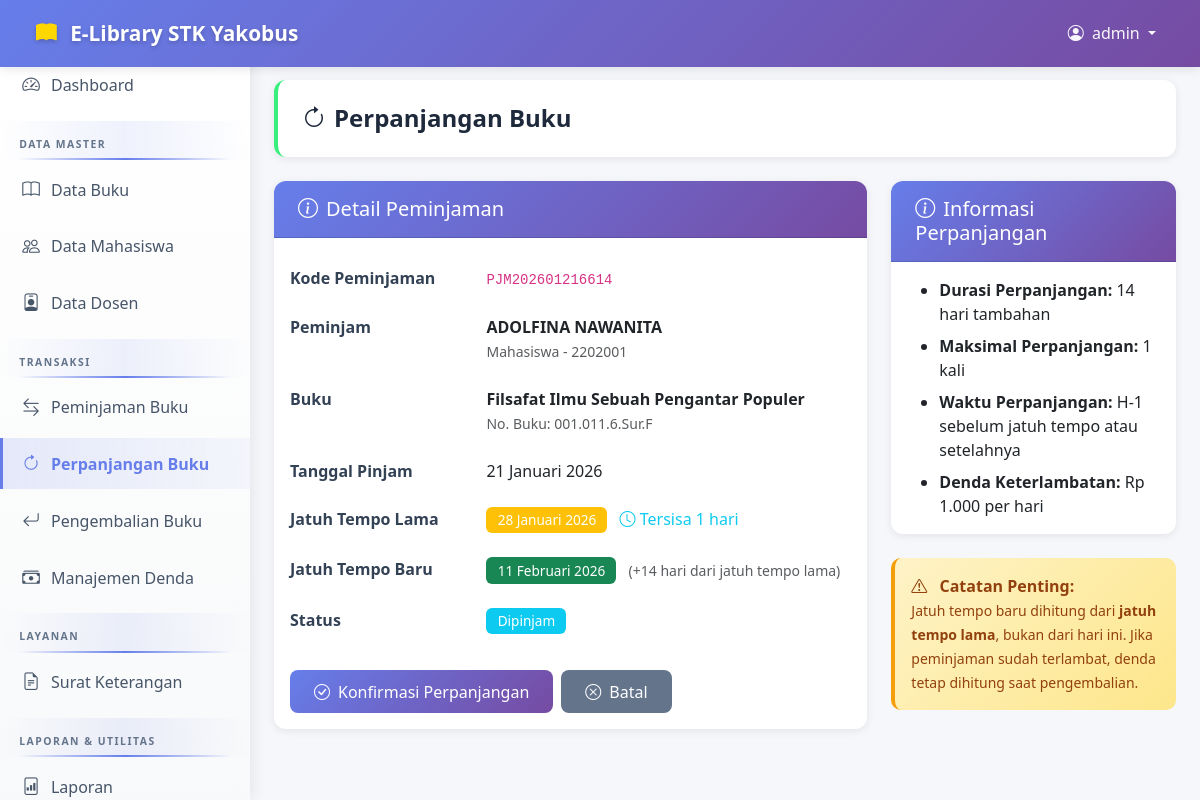
Screenshot of /modules/perpanjangan/add.php?id=44 (signed in) with the database file from the repository.
### tables this page shows
CREATE TABLE `peminjaman` (
  `id` int(11) NOT NULL AUTO_INCREMENT,
  `kode_peminjaman` varchar(50) NOT NULL,
  `jenis_peminjam` enum('mahasiswa','dosen') NOT NULL,
  `peminjam_id` int(11) NOT NULL,
  `buku_id` int(11) NOT NULL,
  `tanggal_pinjam` date NOT NULL,
  `tanggal_jatuh_tempo` date NOT NULL,
  `tanggal_kembali` date DEFAULT NULL,
  `status` enum('dipinjam','diperpanjang','dikembalikan','terlambat') DEFAULT 'dipinjam',
  `denda` int(11) DEFAULT 0,
  `created_at` timestamp NOT NULL DEFAULT current_timestamp(),
  `updated_at` timestamp NOT NULL DEFAULT current_timestamp() ON UPDATE current_timestamp(),
  PRIMARY KEY (`id`),
  UNIQUE KEY `kode_peminjaman` (`kode_peminjaman`),
  KEY `buku_id` (`buku_id`),
  CONSTRAINT `peminjaman_ibfk_1` FOREIGN KEY (`buku_id`) REFERENCES `buku` (`id`) ON DELETE CASCADE
);

CREATE TABLE `mahasiswa` (
  `id` int(11) NOT NULL AUTO_INCREMENT,
  `nim` varchar(20) NOT NULL,
  `nama` varchar(255) NOT NULL,
  `program_studi` varchar(100) NOT NULL,
  `angkatan` varchar(10) NOT NULL,
  `no_hp` varchar(20) DEFAULT NULL,
  `foto` varchar(255) DEFAULT NULL,
  `created_at` timestamp NOT NULL DEFAULT current_timestamp(),
  `updated_at` timestamp NOT NULL DEFAULT current_timestamp() ON UPDATE current_timestamp(),
  PRIMARY KEY (`id`),
  UNIQUE KEY `nim` (`nim`)
);

CREATE TABLE `buku` (
  `id` int(11) NOT NULL AUTO_INCREMENT,
  `nomor_buku` varchar(50) NOT NULL,
  `judul` varchar(255) NOT NULL,
  `pengarang` varchar(255) NOT NULL,
  `penerbit` varchar(255) DEFAULT NULL,
  `tahun_terbit` year(4) DEFAULT NULL,
  `stok` int(11) DEFAULT 0,
  `stok_tersedia` int(11) DEFAULT 0,
  `created_at` timestamp NOT NULL DEFAULT current_timestamp(),
  `updated_at` timestamp NOT NULL DEFAULT current_timestamp() ON UPDATE current_timestamp(),
  PRIMARY KEY (`id`),
  UNIQUE KEY `nomor_buku` (`nomor_buku`)
);

### config/functions.php (called while the page is built, shortened)
<?php
function formatTanggalIndo($tanggal) {
    $bulan = array(
        1 => 'Januari', 'Februari', 'Maret', 'April', 'Mei', 'Juni',
        'Juli', 'Agustus', 'September', 'Oktober', 'November', 'Desember'
    );
    $pecahkan = explode('-', $tanggal);
    return $pecahkan[2] . ' ' . $bulan[(int)$pecahkan[1]] . ' ' . $pecahkan[0];
}
function getNamaPeminjam($conn, $jenis, $id) {
    if ($jenis == 'mahasiswa') {
        $query = "SELECT nama FROM mahasiswa WHERE id = ?";
    } else {
        $query = "SELECT nama FROM dosen WHERE id = ?";
    }
    $stmt = $conn->prepare($query);
    $stmt->bind_param("i", $id);
    $stmt->execute();
    $stmt->bind_result($nama);
    if ($stmt->fetch()) {
        return $nama;
    }
    return '-';
}
function getIdentifierPeminjam($conn, $jenis, $id) {
    if ($jenis == 'mahasiswa') {
        $query = "SELECT nim as identifier FROM mahasiswa WHERE id = ?";
    } else {
        $query = "SELECT nuptk as identifier FROM dosen WHERE id = ?";
    }
    $stmt = $conn->prepare($query);
    $stmt->bind_param("i", $id);
    $stmt->execute();
    $stmt->bind_result($identifier);
    if ($stmt->fetch()) {
        return $identifier;
    }
    return '-';
}
?>

### modules/perpanjangan/add.php (the view, shortened to what this page needs)
<?php
require_once '../../config/database.php';
require_once '../../config/functions.php';
$id = isset($_GET['id']) ? intval($_GET['id']) : 0;
$query = "SELECT p.id, p.kode_peminjaman, p.jenis_peminjam, p.peminjam_id, p.buku_id,
          p.tanggal_pinjam, p.tanggal_jatuh_tempo, p.tanggal_kembali, p.status, p.denda,
          b.judul, b.nomor_buku,
          (SELECT COUNT(*) FROM perpanjangan WHERE peminjaman_id = p.id) as jumlah_perpanjangan
          FROM peminjaman p
          JOIN buku b ON p.buku_id = b.id
          WHERE p.id = ? AND p.status IN ('dipinjam', 'terlambat')";
$stmt = $conn->prepare($query);
$stmt->bind_param("i", $id);
$stmt->execute();
$stmt->bind_result($pjm_id, $pjm_kode, $pjm_jenis, $pjm_peminjam_id, $pjm_buku_id,
                   $pjm_tgl_pinjam, $pjm_tgl_tempo, $pjm_tgl_kembali, $pjm_status, $pjm_denda,
                   $pjm_judul, $pjm_nomor, $pjm_jumlah_perpanjangan);
$pinjam = array(
    'id' => $pjm_id,
    'kode_peminjaman' => $pjm_kode,
    'jenis_peminjam' => $pjm_jenis,
    'peminjam_id' => $pjm_peminjam_id,
    'buku_id' => $pjm_buku_id,
    'tanggal_pinjam' => $pjm_tgl_pinjam,
    'tanggal_jatuh_tempo' => $pjm_tgl_tempo,
    'tanggal_kembali' => $pjm_tgl_kembali,
    'status' => $pjm_status,
    'denda' => $pjm_denda,
    'judul' => $pjm_judul,
    'nomor_buku' => $pjm_nomor,
    'jumlah_perpanjangan' => $pjm_jumlah_perpanjangan
);
$today = new DateTime();
$jatuh_tempo = new DateTime($pinjam['tanggal_jatuh_tempo']);
$diff = $today->diff($jatuh_tempo);
$hari_tersisa = $jatuh_tempo >= $today ? $diff->days : -$diff->days;
$nama_peminjam = getNamaPeminjam($conn, $pinjam['jenis_peminjam'], $pinjam['peminjam_id']);
$identifier = getIdentifierPeminjam($conn, $pinjam['jenis_peminjam'], $pinjam['peminjam_id']);
$tgl_tempo_lama = $pinjam['tanggal_jatuh_tempo'];
$tgl_tempo_baru = date('Y-m-d', strtotime($tgl_tempo_lama . ' +14 days'));
$keterlambatan = 0;
?>
<!DOCTYPE html>
<html lang="id">
<head>
    <link href="https://cdn.jsdelivr.net/npm/bootstrap@5.3.0/dist/css/bootstrap.min.css" rel="stylesheet">
    <link rel="stylesheet" href="https://cdn.jsdelivr.net/npm/bootstrap-icons@1.10.0/font/bootstrap-icons.css">
</head>
<body>
    <nav class="navbar navbar-expand-lg fixed-top">
        <div class="container-fluid">
            <a class="navbar-brand" href="<?= BASE_URL ?>dashboard.php">
                <i class="bi bi-book-fill me-2"></i>
                <strong>E-Library STK Yakobus</strong>
            </a>
            <div class="collapse navbar-collapse">
                <ul class="navbar-nav ms-auto">
                    <li class="nav-item dropdown">
                        <a class="nav-link dropdown-toggle" href="#" role="button" data-bs-toggle="dropdown">
                            <i class="bi bi-person-circle me-1"></i>
                            <?= $_SESSION['admin_username'] ?>
                        </a>
                    </li>
                </ul>
            </div>
        </div>
    </nav>
    <nav class="sidebar">
        <ul class="nav flex-column">
            <li class="nav-item">
                <a class="nav-link" href="<?= BASE_URL ?>dashboard.php">
                    <i class="bi bi-speedometer2"></i>Dashboard
                </a>
            </li>
            <li class="sidebar-heading">DATA MASTER</li>
            <li class="nav-item">
                <a class="nav-link" href="<?= BASE_URL ?>modules/buku/index.php">
                    <i class="bi bi-book"></i>Data Buku
                </a>
            </li>
            <li class="nav-item">
                <a class="nav-link" href="<?= BASE_URL ?>modules/mahasiswa/index.php">
                    <i class="bi bi-people"></i>Data Mahasiswa
                </a>
            </li>
            <li class="nav-item">
                <a class="nav-link" href="<?= BASE_URL ?>modules/dosen/index.php">
                    <i class="bi bi-person-badge"></i>Data Dosen
                </a>
            </li>
            <li class="sidebar-heading">TRANSAKSI</li>
            <li class="nav-item">
                <a class="nav-link" href="<?= BASE_URL ?>modules/peminjaman/index.php">
                    <i class="bi bi-arrow-left-right"></i>Peminjaman Buku
                </a>
            </li>
            <li class="nav-item">
                <a class="nav-link active" href="<?= BASE_URL ?>modules/perpanjangan/index.php">
                    <i class="bi bi-arrow-clockwise"></i>Perpanjangan Buku
                </a>
            </li>
            <li class="nav-item">
                <a class="nav-link" href="<?= BASE_URL ?>modules/pengembalian/index.php">
                    <i class="bi bi-arrow-return-left"></i>Pengembalian Buku
                </a>
            </li>
            <li class="nav-item">
                <a class="nav-link" href="<?= BASE_URL ?>modules/denda/index.php">
                    <i class="bi bi-cash-stack"></i>Manajemen Denda
                </a>
            </li>
            <li class="sidebar-heading">LAYANAN</li>
            <li class="nav-item">
                <a class="nav-link" href="<?= BASE_URL ?>modules/surat_keterangan/index.php">
                    <i class="bi bi-file-earmark-text"></i>Surat Keterangan
                </a>
            </li>
            <li class="sidebar-heading">LAPORAN & UTILITAS</li>
            <li class="nav-item">
                <a class="nav-link" href="<?= BASE_URL ?>modules/laporan/index.php">
                    <i class="bi bi-file-bar-graph"></i>Laporan
                </a>
            </li>
        </ul>
    </nav>
    <main class="main-content">
        <div class="page-header">
            <h1><i class="bi bi-arrow-clockwise me-2"></i>Perpanjangan Buku</h1>
        </div>
        <div class="row">
            <div class="col-lg-8">
                <div class="card">
                    <div class="card-header">
                        <h5><i class="bi bi-info-circle me-2"></i>Detail Peminjaman</h5>
                    </div>
                    <div class="card-body">
                        <table class="table table-borderless">
                            <tr>
                                <th width="35%">Kode Peminjaman</th>
                                <td><code><?= $pinjam['kode_peminjaman'] ?></code></td>
                            </tr>
                            <tr>
                                <th>Peminjam</th>
                                <td>
                                    <strong><?= $nama_peminjam ?></strong><br>
                                    <small class="text-muted"><?= ucfirst($pinjam['jenis_peminjam']) ?> - <?= $identifier ?></small>
                                </td>
                            </tr>
                            <tr>
                                <th>Buku</th>
                                <td>
                                    <strong><?= $pinjam['judul'] ?></strong><br>
                                    <small class="text-muted">No. Buku: <?= $pinjam['nomor_buku'] ?></small>
                                </td>
                            </tr>
                            <tr>
                                <th>Tanggal Pinjam</th>
                                <td><?= formatTanggalIndo($pinjam['tanggal_pinjam']) ?></td>
                            </tr>
                            <tr>
                                <th>Jatuh Tempo Lama</th>
                                <td>
                                    <span class="badge bg-<?= $hari_tersisa < 0 ? 'danger' : 'warning' ?>">
                                        <?= formatTanggalIndo($tgl_tempo_lama) ?>
                                    </span>
                                    <?php if ($hari_tersisa < 0): ?>
                                        <span class="text-danger ms-2">
                                            <i class="bi bi-exclamation-triangle"></i>
                                            Terlambat <?= $keterlambatan ?> hari
                                        </span>
                                    <?php else: ?>
                                        <span class="text-info ms-2">
                                            <i class="bi bi-clock"></i>
                                            Tersisa <?= $hari_tersisa ?> hari
                                        </span>
                                    <?php endif; ?>
                                </td>
                            </tr>
                            <tr>
                                <th>Jatuh Tempo Baru</th>
                                <td>
                                    <span class="badge bg-success">
                                        <?= formatTanggalIndo($tgl_tempo_baru) ?>
                                    </span>
                                    <small class="text-muted ms-2">(+14 hari dari jatuh tempo lama)</small>
                                </td>
                            </tr>
                            <tr>
                                <th>Status</th>
                                <td>
                                    <span class="badge bg-<?= $pinjam['status'] == 'terlambat' ? 'danger' : 'info' ?>">
                                        <?= ucfirst($pinjam['status']) ?>
                                    </span>
                                </td>
                            </tr>
                        </table>
                        <form method="POST" action="" onsubmit="return confirm('Yakin ingin melakukan perpanjangan?')">
                            <div class="d-flex gap-2 mt-4">
                                <button type="submit" class="btn btn-primary">
                                    <i class="bi bi-check-circle me-2"></i>Konfirmasi Perpanjangan
                                </button>
                                <a href="index.php" class="btn btn-secondary">
                                    <i class="bi bi-x-circle me-2"></i>Batal
                                </a>
                            </div>
                        </form>
                    </div>
                </div>
            </div>
            <div class="col-lg-4">
                <div class="card">
                    <div class="card-header">
                        <h5><i class="bi bi-info-circle me-2"></i>Informasi Perpanjangan</h5>
                    </div>
                    <div class="card-body">
                        <ul class="mb-0">
                            <li class="mb-2"><strong>Durasi Perpanjangan:</strong> 14 hari tambahan</li>
                            <li class="mb-2"><strong>Maksimal Perpanjangan:</strong> 1 kali</li>
                            <li class="mb-2"><strong>Waktu Perpanjangan:</strong> H-1 sebelum jatuh tempo atau setelahnya</li>
                            <li><strong>Denda Keterlambatan:</strong> Rp 1.000 per hari</li>
                        </ul>
                    </div>
                </div>
                <div class="alert alert-warning">
                    <i class="bi bi-exclamation-triangle me-2"></i>
                    <strong>Catatan Penting:</strong><br>
                    <small>Jatuh tempo baru dihitung dari <strong>jatuh tempo lama</strong>, bukan dari hari ini. Jika peminjaman sudah terlambat, denda tetap dihitung saat pengembalian.</small>
                </div>
            </div>
        </div>
    </main>
</body>
</html>

### rows the page displays
peminjaman: kode_peminjaman "PJM202601216614", nama_peminjam "ADOLFINA NAWANITA", jenis_peminjam "Mahasiswa", identifier "2202001", buku.judul "Filsafat Ilmu Sebuah Pengantar Populer", buku.nomor_buku "001.011.6.Sur.F", tanggal_pinjam "21 Januari 2026", tanggal_jatuh_tempo "28 Januari 2026", tanggal_jatuh_tempo "11 Februari 2026", status "Dipinjam"

### other values shown
$_SESSION['admin_username'] "admin"
